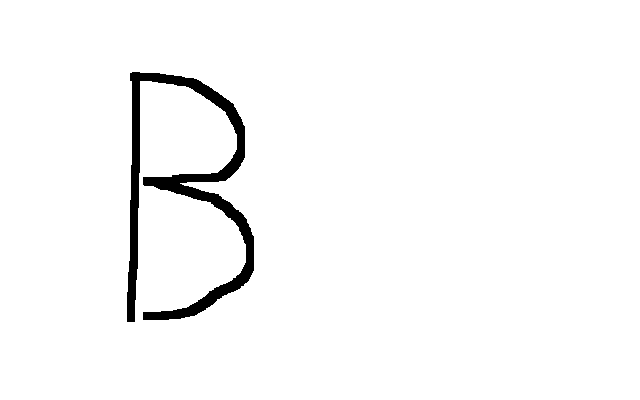
%> input picture characters/B1.GIF, 640 x 400 px; its folder holds 4 pictures in this run
$ octave AB_classifier.m   (GNU Octave 9; MATLAB toolbox functions it lacks are replaced by stand-ins)
%> lines starting %> are read from the running program, lines starting %| are printed output that depends on the picture; in (x1, y1, x2, y2) boxes, pixels count from 0 and x2, y2 are one past the last pixel; in counts of white or black regions, pixels touching at a corner belong together; the program's own positions count from 1
training = imageDatastore('/Users/jacobmontgomery/University/Year2/SPS/SPSCW2/characters', 'IncludeSubfolders', true, 'LabelSource', 'foldernames');
% test = imageDatastore('/Users/jacobmontgomery/University/Year2/SPS/SPSCW2/test_characters', 'IncludeSubfolders', true, 'LabelSource', 'foldernames');
% image = readimage(training, 35);
% imagesc(image);
% Calculate average vertical elements
magVertT = zeros(11,2);
for t = 2

    X = readimage(training, t);
%> X: size 400x640 uint8; values 0 (black) and 1 (white), 97.2% white; 1 black region, box (x1, y1, x2, y2) and area: (127, 72, 254, 322) 7069
    z = fft2(double(X));
    q = fftshift(z);
    Y = log(abs(q)+1);
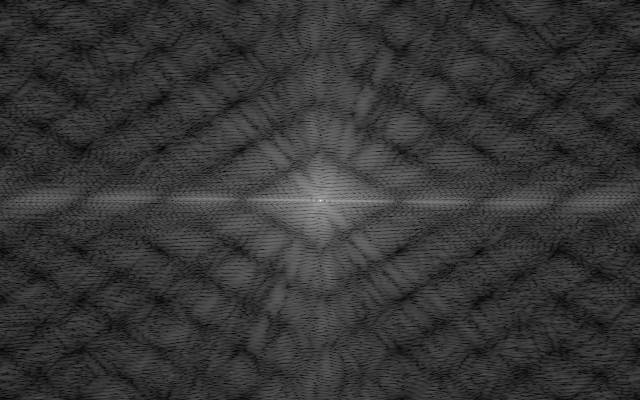
%> Y: size 400x640 double; min 0.0401, max 12.42, mean 2.66; drawn with min black and max white

    filtered = zeros(400,640);

    for u = 150:250
        for v = 315:325
                filtered(u,v) = Y(u,v);
        end
    end
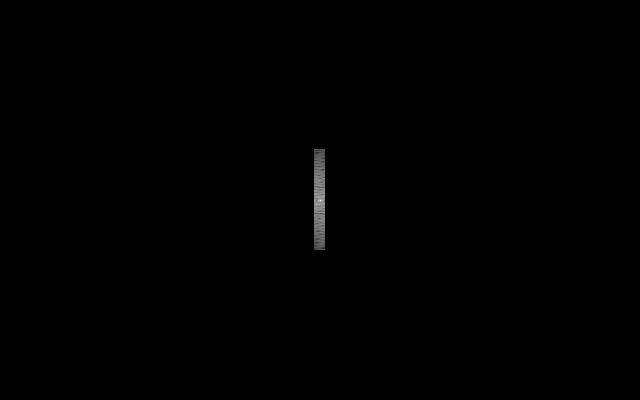
%> filtered: size 400x640 double; min 0, max 12.42, mean 0.0239; drawn with min black and max white

    s = t;
    magVertT(s,1) = t;
    magVertT(s,2) = sum(sum(filtered.^2));
end

avgVertT = sum(magVertT);
%> avgVertT = [2 35435.3]
avgVertT = avgVertT(1,2);
%> avgVertT = 35435.3

% Calculate average horizontal elements
magHorT = zeros(11,2);
for t = 2

    X = readimage(training, t);
    z = fft2(double(X));
    q = fftshift(z);
    Y = log(abs(q)+1);

    filtered = zeros(400,640);

    for u = 195:205
        for v = 280:360
                filtered(u,v) = Y(u,v);
        end
    end
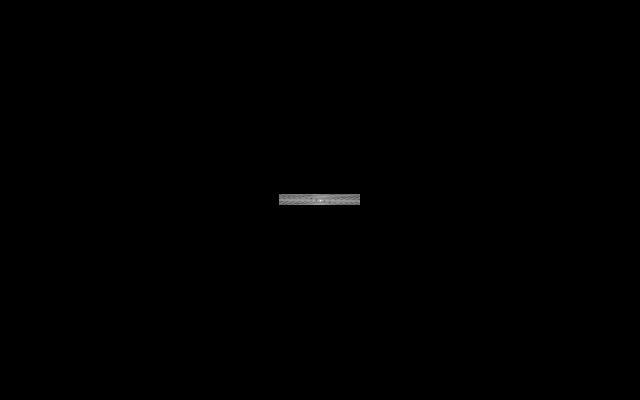
%> filtered: size 400x640 double; 0.69% of pixels changed, all inside (x1, y1, x2, y2) = (279, 149, 360, 250); drawn with min black and max white

    s = t;
    magHorT(s,1) = t;
    magHorT(s,2) = sum(sum(filtered.^2));
end

avgHorT = sum(magHorT);
%> avgHorT = [2 36054.2]
avgHorT = avgHorT(1,2);
%> avgHorT = 36054.2


percentT = zeros(30,2);
for x = 1:2
    X = readimage(training, x);
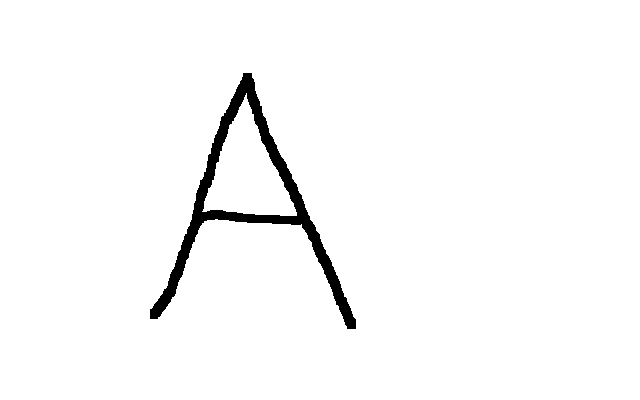
%> input picture characters/A1.GIF, 640 x 400 px
%> X: size 400x640 uint8; values 0 (black) and 1 (white), 97.5% white; 1 black region, box (x1, y1, x2, y2) and area: (150, 73, 356, 329) 6358
    z = fft2(double(X));
    q = fftshift(z);
    Y = log(abs(q)+1);
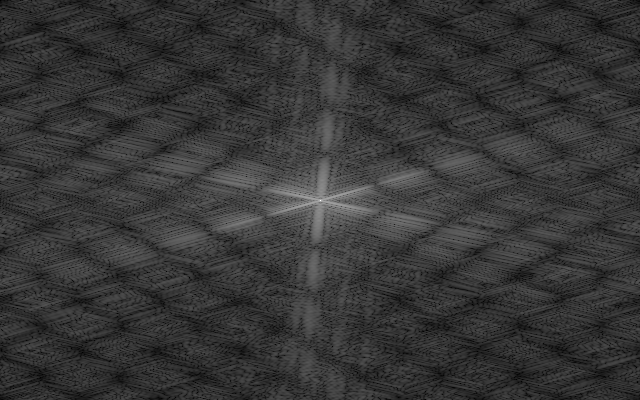
%> Y: size 400x640 double; min 0, max 12.43, mean 2.67; drawn with min black and max white

    filtered = zeros(400,640);
    for u = 150:250
        for v = 315:325
                filtered(u,v) = Y(u,v);
        end
    end

    filtered2 = zeros(400,640);
    for u = 195:205
        for v = 280:360
                filtered2(u,v) = Y(u,v);
        end
    end
    percentT(x,2) = ((sum(sum(filtered.^2))) + (sum(sum(filtered2.^2))))/(avgVertT+avgHorT);
end

% Calculate average V, Needs to be improved
magV = zeros(10,2);
for t = 2

    X = readimage(training, t);
    z = fft2(double(X));
    q = fftshift(z);
    Y = log(abs(q)+1);
    filtered = zeros(400,640);

    for u = 0:200
        for v = 320:640
            if(abs(u-200)^2 + (v-320)^2 < 50^2)
                if(atan(abs(u-200)/(v-320)) > 10*(pi/180) && atan(abs(u-200)/(v-320)) < 50*(pi/180))
                    filtered(u,v) = Y(u,v);
                end
            end
        end
    end
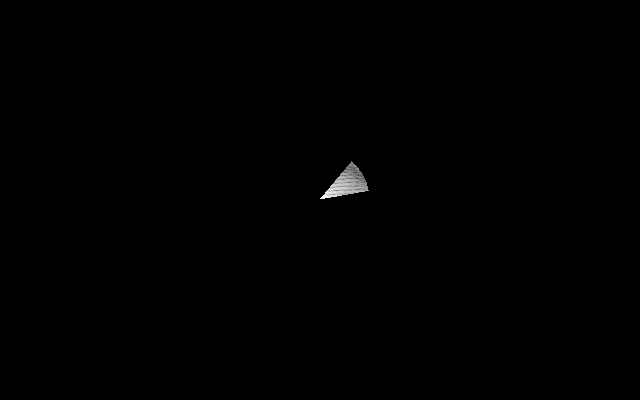
%> filtered: size 400x640 double; 0.76% of pixels changed, all inside (x1, y1, x2, y2) = (314, 149, 369, 250); drawn with min black and max white

    s = t;
    magV(s,1) = t;
    magV(s,2) = sum(sum(filtered.^2));
end

avgV = sum(magV);
%> avgV = [2 22209.7]
avgV = avgV(1,2);
%> avgV = 22209.7

percentV = zeros(30,2);
for x = 1:2
    X = readimage(training, x);
    z = fft2(double(X));
    q = fftshift(z);
    Y = log(abs(q)+1);

    filtered = zeros(400,640);
    for u = 0:200
        for v = 320:640
            if(abs(u-200)^2 + (v-320)^2 < 50^2)
                if(atan(abs(u-200)/(v-320)) > 10*(pi/180) && atan(abs(u-200)/(v-320)) < 50*(pi/180))
                    filtered(u,v) = Y(u,v);
                end
            end
        end
    end
%> filtered: size 400x640 double; 0.34% of pixels changed, all inside (x1, y1, x2, y2) = (320, 161, 369, 199)

    percentV(x,2) = sum(sum(filtered.^2))/avgV;
end

% scatter(percentT(:,2), percentV(:,2));

Z = horzcat(percentT(:,2), percentV(:,2));
%> Z = 30 rows, first 12: [0.897 0.838; 1 1; 0 0; 0 0; 0 0; 0 0; 0 0; 0 0; 0 0; 0 0; 0 0; 0 0]
[idx,C] = kmeans(Z, 3);
%> idx = 30 values, max 3 at index 2, min 1 at index 3, mean 1.1; C = [0 0; 0.897 0.838; 1 1]
sz = 20;
scatter(Z(idx == 1, 1), Z(idx == 1, 2), sz, 'r', 'filled');
hold on
% [4 lines of commented-out code are left out]
voronoi(C(:,1), C(:,2));

xlabel('T Percent');
ylabel('V Percent');
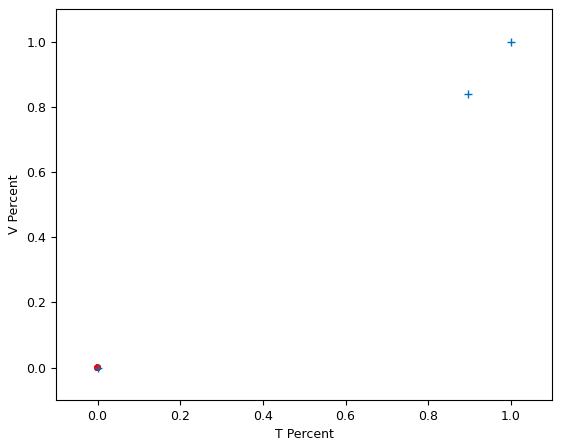
%> figure redrawn from the program's plot data
